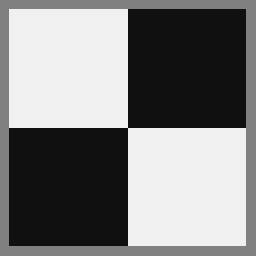
%> input picture window.png, 256 x 256 px
$ octave Assn2.m   (GNU Octave 9; MATLAB toolbox functions it lacks are replaced by stand-ins)
%> lines starting %> are read from the running program, lines starting %| are printed output that depends on the picture; in (x1, y1, x2, y2) boxes, pixels count from 0 and x2, y2 are one past the last pixel; in counts of white or black regions, pixels touching at a corner belong together; the program's own positions count from 1
### hough_lines_votes.m
function [H, theta, rho] = hough_lines_votes(edge_image,varargin)


    ap = inputParser();
    addParameter(ap, 'RhoResolution', 1);
    addParameter(ap, 'Theta', linspace(-90, 89, 180));
    parse(ap, varargin{:});

    rStep = ap.Results.RhoResolution;
    theta = ap.Results.Theta;

    dMax = sqrt((size(edge_image,1) - 1) ^ 2 + (size(edge_image,2) - 1) ^ 2);
    numRho = 2 * (ceil(dMax / rStep)) + 1;
    d = rStep * ceil(dMax / rStep);
    numTheta = length(theta);
    H = zeros(numRho, numTheta);
    rho = -d : d;
    for i = 1 : size(edge_image,1)
        for j = 1 : size(edge_image,2)
            if (edge_image(i, j))
                for k = 1 : numTheta
                    temp = j * cos(theta(k) * pi / 180) + i * sin(theta(k) * pi / 180);
                    rx = round((temp + d) / rStep) + 1;
                    H(rx, k) = H(rx, k) + 1;
                end
            end
        end
    end
end

### hough_peaks.m
function peaks = hough_peaks(H,varargin)
    ap = inputParser;
    addOptional(ap, 'numpeaks', 1, @isnumeric);
    addParameter(ap, 'Threshold', 0.5 * max(H(:)));
    addParameter(ap, 'NHoodSize', floor(size(H) / 100.0) * 2 + 1);  % odd values >= size(H)/50
    parse(ap, varargin{:});

    npeaks = ap.Results.numpeaks;
    t = ap.Results.Threshold;
    nHS = ap.Results.NHoodSize;

    peaks = zeros(npeaks, 2);
    num = 0;
    while(num < npeaks)
        maxvalueH = max(H(:));
        if (maxvalueH >= t)
            num = num + 1;
            [row,col] = find(H == maxvalueH);
            peaks(num,:) = [row(1),col(1)];
            rStart = max(1, row - (nHS(1) - 1) / 2);
            rEnd = min(size(H,1), row + (nHS(1) - 1) / 2);
            cStart = max(1, col - (nHS(2) - 1) / 2);
            cEnd = min(size(H,2), col + (nHS(2) - 1) / 2);
            for i = rStart : rEnd
                for j = cStart : cEnd
                        H(i,j) = 0;
                end
            end
        else
            break;
        end
    end
    peaks = peaks(1:num, :);
end

### hough_lines_draw.m
function hough_lines_draw(img, peaks, rho, theta)

    figure();
    imshow(img);
    hold on;
    for i = 1 : size(peaks,1)
       r_i = rho(peaks(i,1));
       t_i = theta(peaks(i,2)) * pi / 180;
       if t_i == 0
           x1 = r_i;
           x2 = r_i;
           if r_i > 0
               y1 = 1;
               y2 = size(img,1);
               plot([x1,x2],[y1,y2],'r','LineWidth',2);title("window Line");
           end
       else
           x1 = 1;
           x2 = size(img, 2);
           y1 = (r_i - x1 * cos(t_i)) / sin(t_i);
           y2 = (r_i - x2 * cos(t_i)) / sin(t_i);
           plot([x1,x2],[y1,y2],'r','LineWidth',2);title("window Line");
       end

    end
end

### Assn2.m
%%%%%%%%%%%%%%%%%  1.image files and Storing  %%%%%%%%%%%%%%%%%%%%%%%%%

img = imread('window.png');
%> img is the input picture: size 256x256 uint8; min 16, max 240, mean 128
[BW,threshOut] = edge(img,'Sobel');
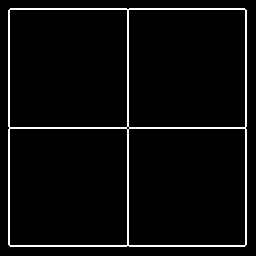
%> BW: size 256x256 logical; 4.3% white in thin lines or dots, all inside (x1, y1, x2, y2) = (8, 8, 247, 247)
%> threshOut = 0.129
window_edge = edge(img,'Canny',threshOut);

subplot(1,2,1), imshow(img),title('Original image');
subplot(1,2,2), imshow(window_edge),title('Edge using Canny');

%%%%%%%%%%%%%%%%%       2.Hough Transform     %%%%%%%%%%%%%%%%%%%%%%%%%

%a
 [H, theta, rho]= hough_lines_votes(window_edge);
%> after the loop in hough_lines_votes, `for i = 1 : size(edge_image,1)`:
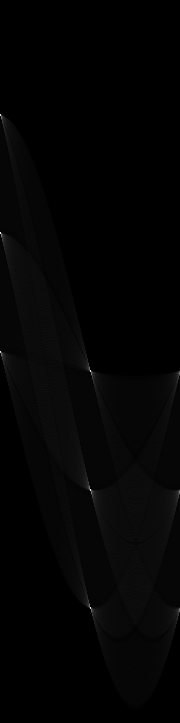
%> H: size 723x180 double; min 0, max 237, mean 3.8
%> after the loop in hough_lines_votes, `for i = 1 : size(edge_image,1)`: rx = 613; temp = 251.1
%> theta = 180 values from -90 to 89; rho = 723 values from -361 to 361
 [H1,theta1,rho1] = hough(window_edge);
%> theta1 = 180 values from -90 to 89; rho1 = 723 values from -361 to 361
 k = H==H1 ;   % get the equal elements
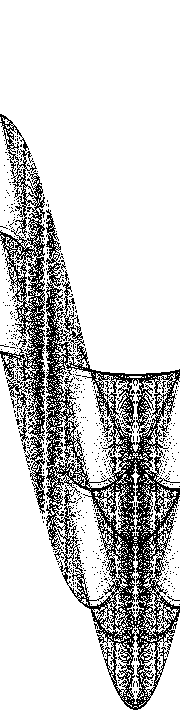
%> k: size 723x180 logical; 80.8% white; black in thin lines or dots, all inside (x1, y1, x2, y2) = (0, 114, 180, 710)
iwant = sum(k(:));   % total number of equal elements
%> iwant = 105131
percentage = iwant/(723*180)*100;
%> percentage = 80.78
g= uint8(H);
h= uint8(H1);
subplot(1,2,1), imshow(g),title('My H image');
subplot(1,2,2), imshow(h),title('Using inbuit function');

%b
Threshold=0.5 * max(H(:));
%> Threshold = 118.5
NHoodSize= (floor(size(H) / 100.0) * 2 + 1);
%> NHoodSize = [15 3]
peaks = hough_peaks(H,10);
%> the loop in hough_peaks, `while(num < npeaks)` made 7 passes
%> (maxvalueH, row, col, rStart, rEnd, cStart, cEnd) on passes 1 to 5: (237, [116; 352; 372; 608], [1; 1; 91; 91], [109; 345; 365; 601], [123; 359; 379; 615], [1; 1; 90; 90], [2; 2; 92; 92]), (237, [352; 372; 608], [1; 91; 91], [345; 365; 601], [359; 379; 615], [1; 90; 90], [2; 92; 92]), (237, [372; 608], [91; 91], [365; 601], [379; 615], [90; 90], [92; 92]), (237, 608, 91, 601, 615, 90, 92), (235, [233; 234; 490; 491], [1; 1; 91; 91], [226; 227; 483; 484], [240; 241; 497; 498], [1; 1; 90; 90], [2; 2; 92; 92])
%> maxvalueH on pass 7: 116
%> after the loop in hough_peaks, `while(num < npeaks)`: H: size 723x180 double; 0.14% of pixels changed, all inside (x1, y1, x2, y2) = (0, 114, 92, 613)
%> after the loop in hough_peaks, `while(num < npeaks)`: num = 6; peaks = [116 1; 352 1; 372 91; 608 91; 233 1; 490 91; 0 0; 0 0; 0 0; 0 0]
%> in hough_peaks, `peaks = peaks(1:num, :);`: peaks = [116 1; 352 1; 372 91; 608 91; 233 1; 490 91]
%> peaks = [116 1; 352 1; 372 91; 608 91; 233 1; 490 91]
peaks1 = houghpeaks(H,10);
%> peaks1 = [116 1; 352 1; 372 91; 608 91; 233 1; 490 91]

imshow(H,[],'XData',theta,'YData',rho,'InitialMagnification','fit');
xlabel('\theta'), ylabel('\rho');
axis on, axis normal, hold on;
plot(theta(peaks(:,2)),rho(peaks(:,1)),'s','color','white');

%c
 hough_lines_draw(img, peaks, rho, theta);
%> the loop in hough_lines_draw, `for i = 1 : size(peaks,1)` made 6 passes
%> (r_i, t_i, y1, y2) on passes 1, 2, 5: (-246, -1.57, 246, 246), (-10, -1.57, 10, 10), (-129, -1.57, 129, 129)
%> (r_i, t_i, x1, x2) on passes 3, 4, 6: (10, 0, 10, 10), (246, 0, 246, 246), (128, 0, 128, 128)
%> figure, not shown here; its title reads 'window Line'

%%%%%%%%%%%%%%%%%     3.Window image with noise %%%%%%%%%%%%%%%%%%%%%%%%%
%a
img_noise= imread('window_w_noise.png');
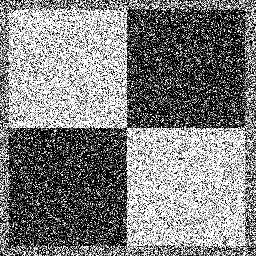
%> input picture window_w_noise.png, 256 x 256 px
%> img_noise is the input picture: size 256x256 uint8; min 0, max 255, mean 127.6
Iblur1 = imgaussfilt(img_noise,4);
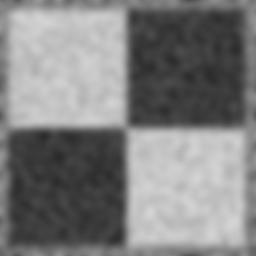
%> Iblur1: size 256x256 uint8; min 42, max 214, mean 127.5
Iblur2 = imgaussfilt(img_noise,6);
subplot(1,3,1), imshow(img_noise),title('original image');
subplot(1,3,2), imshow(Iblur1),title('Gaussian with sigma 4');
subplot(1,3,3), imshow(Iblur2),title('Gaussian with sigma 6');
%b
[BW1,threshOut1] = edge(img_noise,'Sobel');
%> BW1: size 256x256 logical; 2% white in thin lines or dots
%> threshOut1 = 0.377
[BW2,threshOut2] = edge(Iblur1,'Sobel');
%> BW2: size 256x256 logical; 1% white in thin lines or dots
%> threshOut2 = 0.0321
[BW3,threshOut3] = edge(Iblur2,'Sobel');
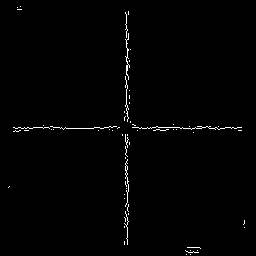
%> BW3: size 256x256 logical; 1% white in thin lines or dots
%> threshOut3 = 0.0248
window_edge1 = edge(img_noise,'Canny',threshOut1);
%> window_edge1: size 256x256 logical; 14% white in thin lines or dots
window_edge2 = edge(Iblur1,'Canny',threshOut2);
%> window_edge2: size 256x256 logical; 11.1% white in thin lines or dots
window_edge3 = edge(Iblur2,'Canny',threshOut3);
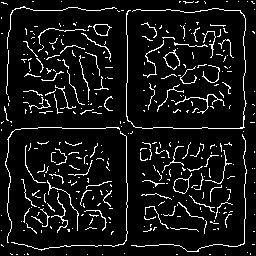
%> window_edge3: size 256x256 logical; 8.3% white in thin lines or dots
subplot(1,3,1), imshow(window_edge1),title('original image edge');
subplot(1,3,2), imshow(window_edge2),title('Gaussian with sigma 4 edge');
subplot(1,3,3), imshow(window_edge3),title('Gaussian with sigma 6 edge');
%c

%> (the run ends here)
